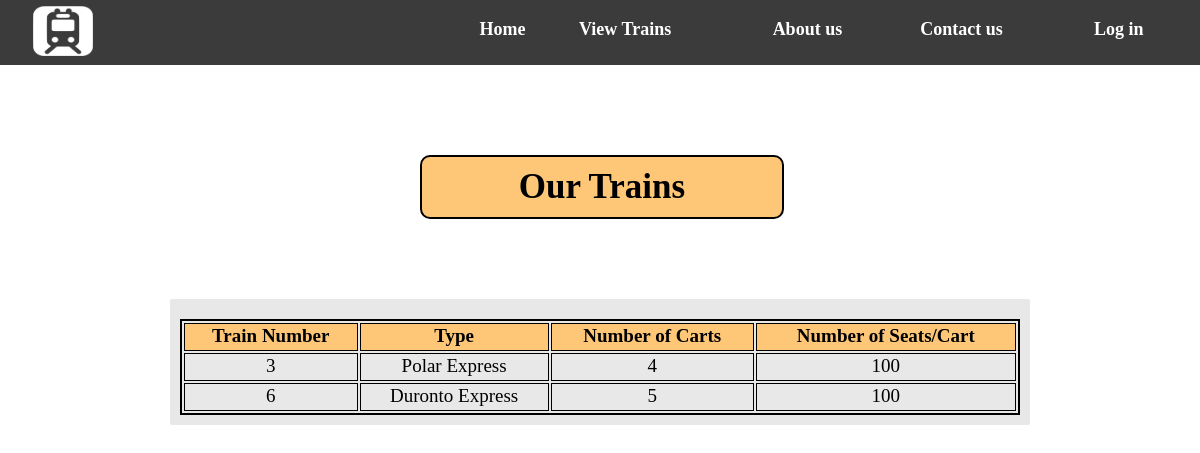
/viewTrains.php, run on the app's committed database.
### tables this page shows
CREATE TABLE `train` (
  `train_ID` int(11) NOT NULL,
  `cartNum` int(11) NOT NULL,
  `seatNum` int(11) NOT NULL,
  `train_type` varchar(40) NOT NULL
);

### viewTrains.php (the view, shortened to what this page needs)
<html>
  <head>
    <link rel="stylesheet" href="indexStyle.css">
  </head>
  <body>
    <?php include('header.php'); ?>
    <div class="trainTitle">
      Our Trains
    </div>
    <div class="mainBlock">
      <table class="trainTable">
        <tr class="tableHeader">
          <td><b>Train Number</b></td>
          <td><b>Type</b></td>
          <td><b>Number of Carts</b></td>
          <td><b>Number of Seats/Cart</b></td>
         </tr>
        <?php
          include_once('includes/sqlConnection.php');
          $sql = "SELECT * FROM train;";
          $result = mysqli_query($connect, $sql);
          if (mysqli_num_rows($result) > 0 ){
            while ($row = mysqli_fetch_assoc($result)){
              echo "
                <tr>
                  <td>$row[train_ID]</td>
                  <td>$row[train_type]</td>
                  <td>$row[cartNum]</td>
                  <td>$row[seatNum]</td>
              ";
            }
          }
         ?>
      </table>
    </div>
  </body>
</html>

### indexStyle.css (style rules this page uses)
body { width: 100%; max-width: 100%; margin: auto; background-image: url('background.jpg'); background-size: cover; background-position: 18%; }
.title, .trainTitle { display: inline-block; width:auto; background-color: #ffffffeb; width: 50%; margin: 50px 0 120px 25%; padding: 10px 0 10px 0; border-radius: 10px; }
.mainBlock { width: 70%; margin: auto; background-color: #e8e8e8; border-radius: 2px; padding: 20px 10px 10px 10px; border-radius: 2px; margin-bottom: 15px; }
.trainTitle { width: 30%; margin: 90px 0 80px 35%; font-size: 35px; font-weight: bold; text-align: center; background-color: #fdc777; border: 2px solid black; }
.trainTable { width: 100%; border: 2px solid black; font-size: 19px; text-align: center; }
.trainTable td { border: 1px solid black; padding-bottom: 3px; }
.tableHeader { background-color: #fdc777; }

### data on the page
train: train_ID "3", train_type "Polar Express", cartNum "4", seatNum "100"
train: train_ID "6", train_type "Duronto Express", cartNum "5", seatNum "100"
